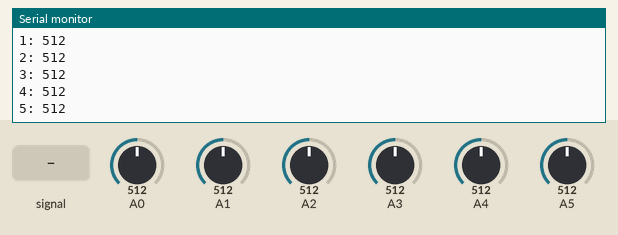
Bench run of a sketch on a simulated Arduino Uno, built with avr-gcc and run on an emulated ATmega328P. On the bench: the last lines printed to the serial monitor. The inputs (shaded band) are chosen by the test bench; at power-on: A0 = 512, A1 = 512, A2 = 512, A3 = 512, A4 = 512, A5 = 512.

Above: at 1.2 s.
1.3 s: A0 fed a 200 Hz sine of ±81 counts around its level
2.8 s: A0 set to 716
4.3 s: A1 set to 716
5.8 s: A2 set to 716
7.3 s: A3 set to 716
At 7.53 s:
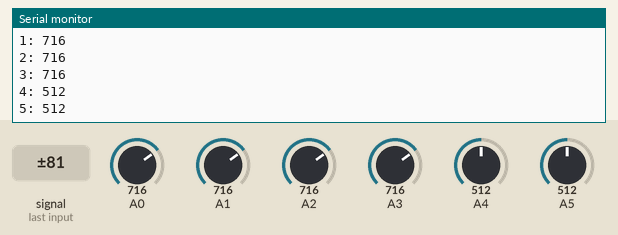
8.8 s: A4 set to 716
At 8.83 s:
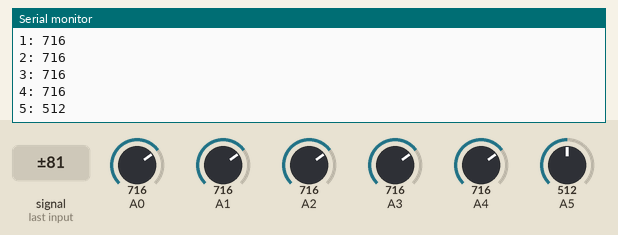
Timing chart, 0 to 11.3 s (numbered marks = the images above; inputs shaded):
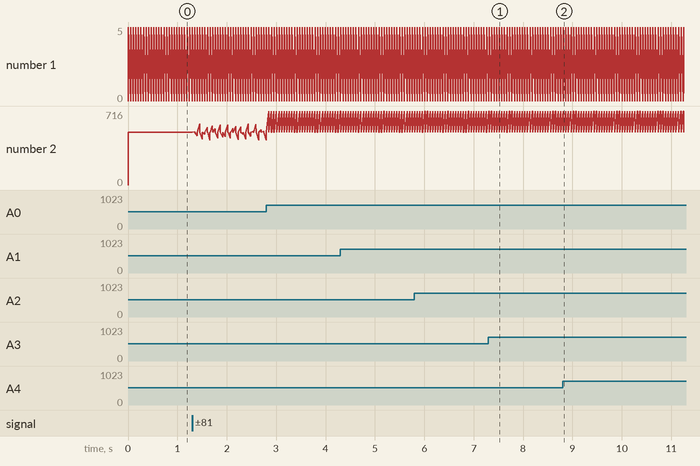

Measured:
- after the input at 7.3 s, the serial monitor: prints a new line at once (image 1)
- after the input at 8.8 s, the serial monitor: prints a new line at once (image 2)
- plotted number 2: 512 → 433 after the input at 1.3 s

The sketch:

328P_6ChannelADC.ino
```cpp
#define BV(x) (1<<x)
#define set(REG,BIT) REG |= BV(BIT)
#define clear(REG,BIT) REG &= ~BV(BIT)
#define toggle(REG,BIT) REG ^= BV(BIT)

volatile static uint8_t channel = 0;
volatile static uint16_t adcResult[6] = {0};
volatile uint8_t low, high;

void setup() {
  adcInit();
  Serial.begin(115200);
}

void loop() {
  for (int i = 0; i < 6; i++) {
    Serial.print(i);
    Serial.print(": ");
    Serial.println(adcResult[i]);
  }
  delay(50);
}

void adcInit() {
  ADMUX = (1 << REFS0);
  ADCSRA |= (1 << ADEN);
  ADCSRA |= 0b00000111;
  DIDR0 = 0b00111111;
  ADCSRA |= (1 << ADIE);
  ADCSRA |= (1 << ADSC);
}

ISR(ADC_vect) {
  low = ADCL;
  high = ADCH;
  adcResult[channel] = (high << 8) | low;
  channel ++;
  channel %= 6;

  //channel = channel == 0 ? 1 : 0;

  ADMUX &= ~0b00001111; //Reset ADMUX channel
  ADMUX |= (1 << REFS0) | channel;

  ADCSRA |= (1 << ADSC); //Start conversion

}
```
